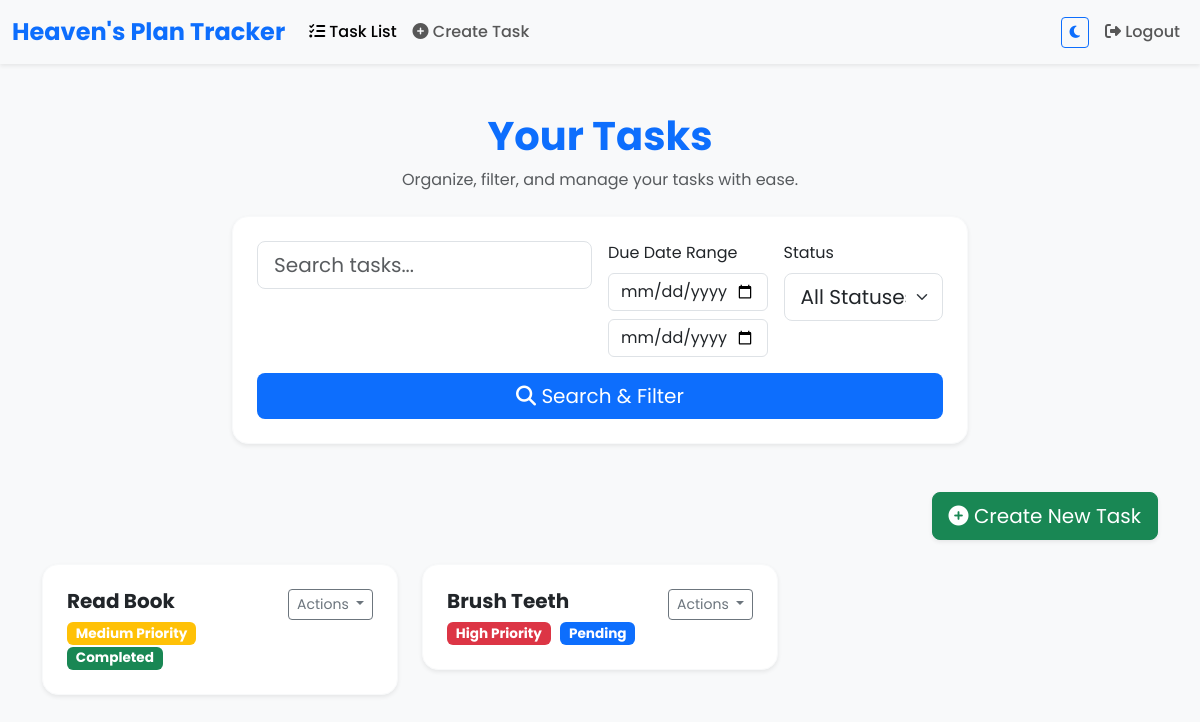
The page /todo/ (signed in) on the database as committed earlier.
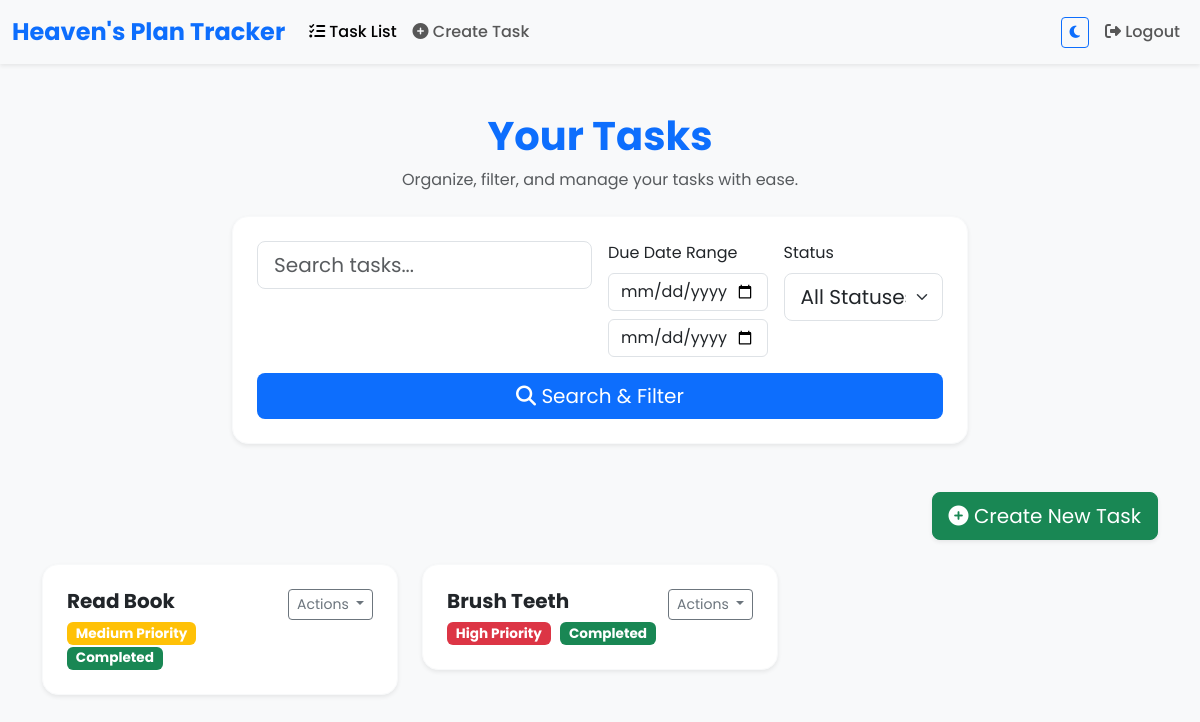
The same page on the database as committed later.
### todo/models.py (models this page shows, shortened)
class Task(models.Model):
    PRIORITY_CHOICES = [
        ('low', 'Low'),
        ('medium', 'Medium'),
        ('high', 'High'),
    ]
    STATUS_CHOICES = [
        ('pending', 'Pending'),
        ('completed', 'Completed'),
    ]
    RECURRING_CHOICES = [
        ('none', 'None'),
        ('daily', 'Daily'),
        ('weekly', 'Weekly'),
        ('monthly', 'Monthly'),
    ]
    user = models.ForeignKey(User, on_delete=models.CASCADE)
    title = models.CharField(max_length=255)
    description = models.TextField(blank=True, null=True)
    priority = models.CharField(max_length=6, choices=PRIORITY_CHOICES, default='medium')
    due_date = models.DateField(blank=True, null=True)
    status = models.CharField(max_length=10, choices=STATUS_CHOICES, default='pending')
    recurring = models.CharField(max_length=10, choices=RECURRING_CHOICES, default='none')
    order = models.IntegerField(default=0)
    completed_at = models.DateTimeField(null=True, blank=True)

### todo/views.py (the view)
# urls.py: path('', views.task_list, name='task_list'),  # Task listing view
@login_required
def task_list(request):
    tasks = Task.objects.filter(user=request.user)
    search_query = request.GET.get('search')
    if search_query:
        tasks = tasks.filter(title__icontains=search_query) | tasks.filter(description__icontains=search_query)
    start_due = request.GET.get('start_due')
    end_due = request.GET.get('end_due')
    if start_due and end_due:
        tasks = tasks.filter(due_date__range=[start_due, end_due])
    now = timezone.now()
    soon_due_tasks = tasks.filter(due_date__range=[now, now + timedelta(days=1)], status='pending')
    status_filter = request.GET.get('status')
    if status_filter:
        tasks = tasks.filter(status=status_filter)
    priority_filter = request.GET.get('priority')
    if priority_filter:
        tasks = tasks.filter(priority=priority_filter)
    sort_by = request.GET.get('sort_by', 'due_date')
    tasks = tasks.order_by(sort_by)
    context = {
        'tasks': tasks,
        'soon_due_tasks': soon_due_tasks,
    }
    return render(request, 'todo/task_list.html', context)

### templates/todo/task_list.html (shortened to what this page needs)
{% extends 'base.html' %}
{% block content %}
<div class="container mt-5">
    <div class="text-center mb-4 animate-fade-in">
        <h2 class="display-6 fw-bold text-primary">Your Tasks</h2>
        <p class="text-muted">Organize, filter, and manage your tasks with ease.</p>
    </div>
    <div class="row justify-content-center animate-slide-up">
        <div class="col-lg-8 col-md-10 col-sm-12">
            <div class="card shadow-sm p-4 mb-5 border-light rounded-4">
                <form method="GET" class="row g-3" id="filter-form">
                    <div class="col-md-6">
                        <input type="text" class="form-control form-control-lg" name="search" placeholder="Search tasks..." value="{{ request.GET.search }}">
                    </div>
                    <div class="col-md-3">
                        <label for="due_date_range" class="form-label">Due Date Range</label>
                        <input type="date" class="form-control mb-2" name="start_due" value="{{ request.GET.start_due }}">
                        <input type="date" class="form-control" name="end_due" value="{{ request.GET.end_due }}">
                    </div>
                    <div class="col-md-3">
                        <label for="status" class="form-label">Status</label>
                        <select class="form-select form-select-lg" name="status">
                            <option value="">All Statuses</option>
                        </select>
                    </div>
                    <div class="col-12 d-grid">
                        <button type="submit" class="btn btn-primary btn-lg w-100">
                            <i class="fas fa-search"></i> Search & Filter
                        </button>
                    </div>
                </form>
            </div>
        </div>
    </div>
    <div class="text-end mb-4">
        <a href="{% url 'task_create' %}" class="btn btn-success btn-lg shadow-sm">
            <i class="fas fa-plus-circle"></i> Create New Task
        </a>
    </div>
    <div id="task-list" class="row gy-4">
        {% for task in tasks %}
            <div class="col-lg-4 col-md-6 col-sm-12">
                <div id="task-{{ task.id }}" class="card task-card mb-3 p-4 shadow-sm border-light rounded-4">
                    <div class="d-flex justify-content-between align-items-start">
                        <div>
                            <h5 class="fw-bold mb-2">{{ task.title }}</h5>
                            {% if task.priority == 'high' %}
                                <span class="badge bg-danger">High Priority</span>
                            {% elif task.priority == 'medium' %}
                                <span class="badge bg-warning">Medium Priority</span>
                            {% else %}
                                <span class="badge bg-secondary">Low Priority</span>
                            {% endif %}
                            {% if task.status == 'completed' %}
                                <span class="badge bg-success">Completed</span>
                            {% else %}
                                <span class="badge bg-primary">Pending</span>
                            {% endif %}
                        </div>
                        <div class="btn-group">
                            <button class="btn btn-sm btn-outline-secondary dropdown-toggle" type="button" data-bs-toggle="dropdown" aria-expanded="false">
                                Actions
                            </button>
                        </div>
                    </div>
                </div>
            </div>
        {% empty %}
            <div class="col-12 text-center">
                <div class="alert alert-warning shadow-sm">No tasks available.</div>
            </div>
        {% endfor %}
    </div>
</div>
{% endblock %}

Rows that differ between the two databases and show on the page:
changed Task "Brush Teeth": status "Pending" → "Completed"
